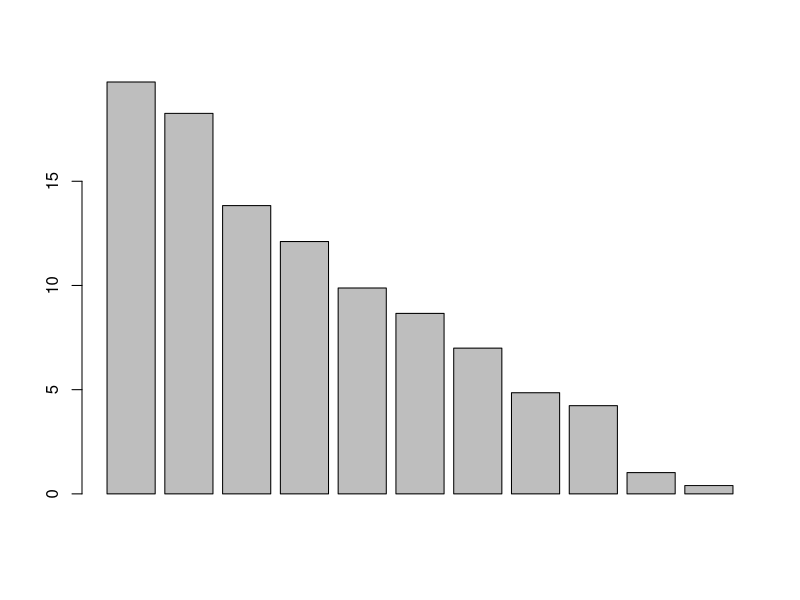
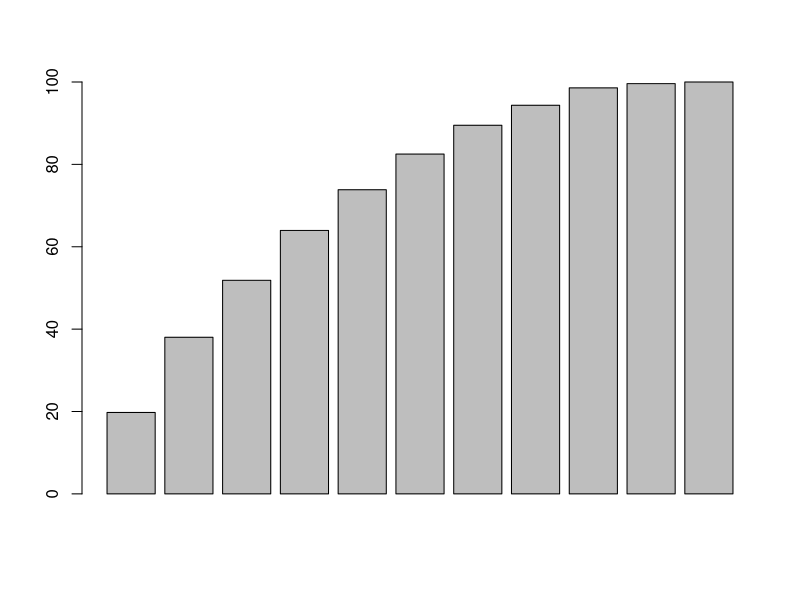
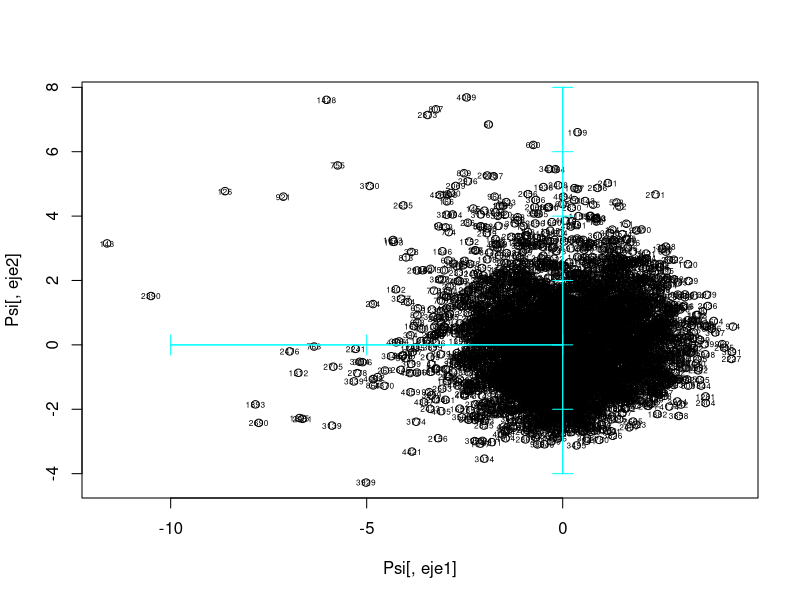
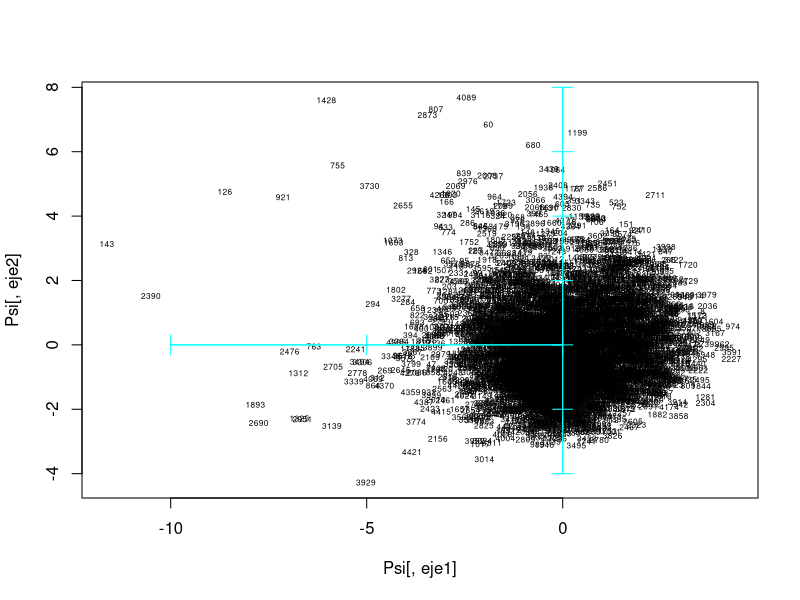
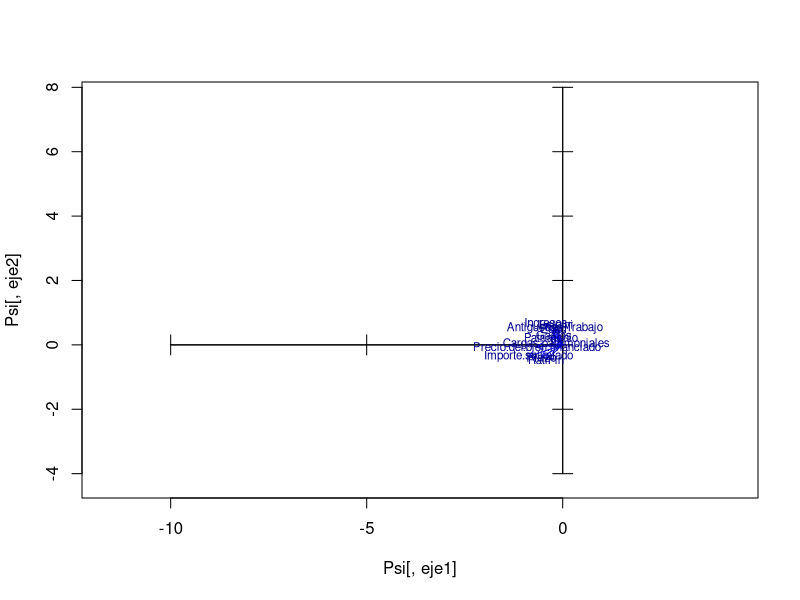
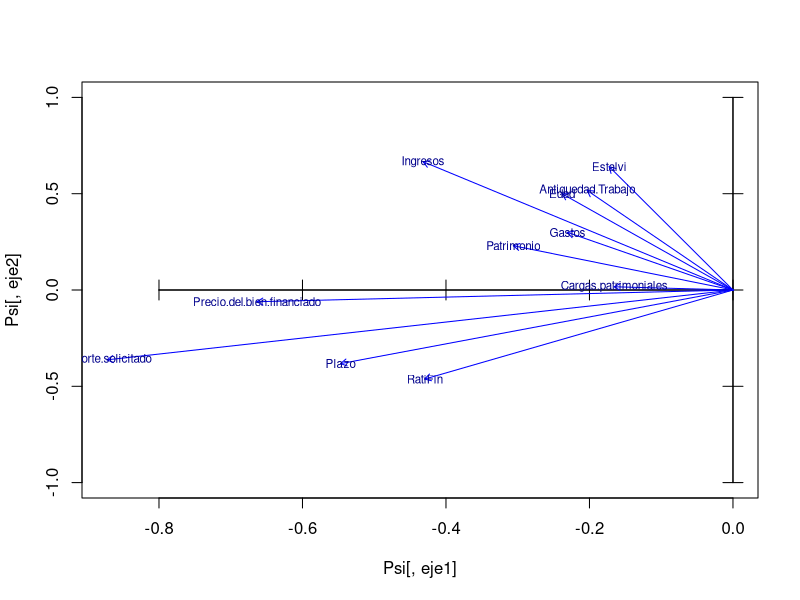
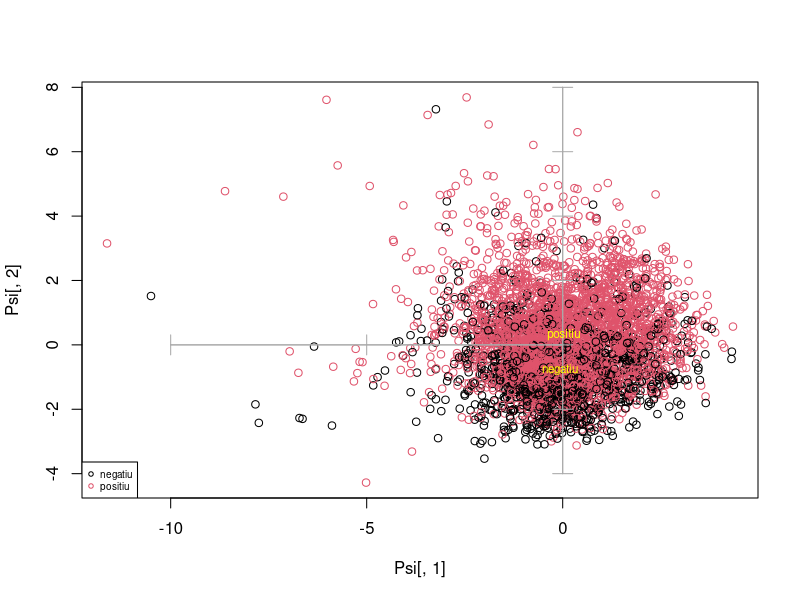
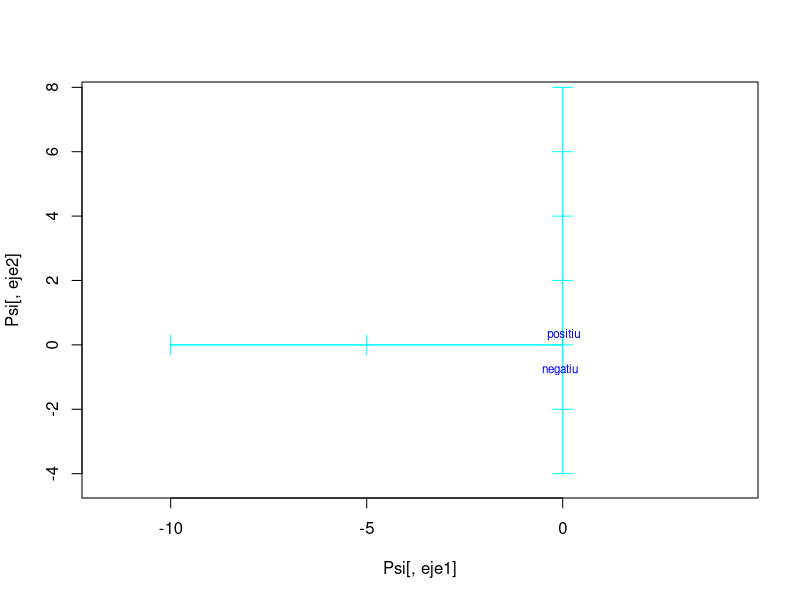

Source code (R) for these figures, in order:
#PREREQUISITES: 
#factors are properly labelled and reading data makes R to directly recognize them
#Numerical variables do not contain missing values anymore. They have been imputed in preprocessing step

#  READING CREDSCO_BIN
# load("d:/karina/docencia/sreferenciesppt/16.AssociatiusVisualitzacio/MultivariateAnalysis/PracticaR/credscok_bin")
# setwd("D:/karina/docencia/01areferenciesPPT/0DadesPractiques/CREDSCO")
# setwd("C:/Users/Joseph/Documents/Codes/2022/mvtec-2022/statsprogramming/statsprog-07")
dd <- read.table("data/credscoClean.csv",header=T, sep=";");



#alternatively 
#dd<- <your-data-frame>

objects()
attributes(dd)

#
# VISUALISATION OF DATA
#
# PRINCIPAL COMPONENT ANALYSIS OF CONTINcUOUS VARIABLES, WITH Dictamen PROJECTED AS ILLUSTRATIVE
#

# CREATION OF THE DATA FRAME OF CONTINUOUS VARIABLES

attach(dd)
names(dd)

#is R understanding well my factor variables?
sapply(dd,class)

#set a list of numerical variables (with no missing values)


numeriques<-which(sapply(dd,is.numeric))
numeriques

dcon<-dd[,numeriques]
sapply(dcon,class)

#dcon <- data.frame (Antiguedad.Trabajo,Plazo,Edad,Gastos,Ingresos,Patrimonio,Cargas.patrimoniales,Importe.solicitado,Precio.del.bien.financiado,Estalvi, RatiFin)

#alternatively
#dim(dd)
#indexCon<-c(2,4:5,9:16)
#dcon<-dd[,indexCon]
#names(dcon)

#be sure you don't have missing data in your numerical variables.

#in case of having missing data, select complete rows JUST TO FOLLOW THE CLASS
#dd<-dd[!is.na(dd[,indecCon[1]])& !is.na(dd[,indecCon[2]]) & !is.na(dd[,indecCon[3]])& !is.na(dd[,indecCon[4]]),]
#then preprocess your complete data set to IMPUTE all missing data, and reproduce
#the whole analysis again
# PRINCIPAL COMPONENT ANALYSIS OF dcon

pc1 <- prcomp(dcon, scale=TRUE)
class(pc1)
attributes(pc1)

print(pc1)

str(pc1)


# WHICH PERCENTAGE OF THE TOTAL INERTIA IS REPRESENTED IN SUBSPACES?

pc1$sdev
inerProj<- pc1$sdev^2 
inerProj
totalIner<- sum(inerProj)
totalIner
pinerEix<- 100*inerProj/totalIner
pinerEix
barplot(pinerEix)

#Cummulated Inertia in subspaces, from first principal component to the 11th dimension subspace
barplot(100*cumsum(pc1$sdev[1:dim(dcon)[2]]^2)/dim(dcon)[2])
percInerAccum<-100*cumsum(pc1$sdev[1:dim(dcon)[2]]^2)/dim(dcon)[2]
percInerAccum


# SELECTION OF THE SINGIFICNT DIMENSIONS (keep 80% of total inertia)

nd = 6

print(pc1)
attributes(pc1)
pc1$rotation

# STORAGE OF THE EIGENVALUES, EIGENVECTORS AND PROJECTIONS IN THE nd DIMENSIONS
View(pc1$x)
dim(pc1$x)
dim(dcon)
dcon[2000,]
pc1$x[2000,]

Psi = pc1$x[,1:nd]
dim(Psi)
Psi[2000,]

# STORAGE OF LABELS FOR INDIVIDUALS AND VARIABLES

iden = row.names(dcon)
etiq = names(dcon)
ze = rep(0,length(etiq)) # WE WILL NEED THIS VECTOR AFTERWARDS FOR THE GRAPHICS

# PLOT OF INDIVIDUALS

#select your axis
#eje1<-2
eje1<-1
#eje2<-3
eje2<-2

plot(Psi[,eje1],Psi[,eje2])
text(Psi[,eje1],Psi[,eje2],labels=iden, cex=0.5)
axis(side=1, pos= 0, labels = F, col="cyan")
axis(side=3, pos= 0, labels = F, col="cyan")
axis(side=2, pos= 0, labels = F, col="cyan")
axis(side=4, pos= 0, labels = F, col="cyan")


plot(Psi[,eje1],Psi[,eje2], type="n")
text(Psi[,eje1],Psi[,eje2],labels=iden, cex=0.5)
axis(side=1, pos= 0, labels = F, col="cyan")
axis(side=3, pos= 0, labels = F, col="cyan")
axis(side=2, pos= 0, labels = F, col="cyan")
axis(side=4, pos= 0, labels = F, col="cyan")
#library(rgl)
#plot3d(Psi[,1],Psi[,2],Psi[,3])

#Projection of variables

Phi = cor(dcon,Psi)
View(Phi)

#select your axis

X<-Phi[,eje1]
Y<-Phi[,eje2]

plot(Psi[,eje1],Psi[,eje2],type="n")
axis(side=1, pos= 0, labels = F)
axis(side=3, pos= 0, labels = F)
axis(side=2, pos= 0, labels = F)
axis(side=4, pos= 0, labels = F)
arrows(ze, ze, X, Y, length = 0.07,col="blue")
text(X,Y,labels=etiq,col="darkblue", cex=0.7)


#zooms
plot(Psi[,eje1],Psi[,eje2],type="n",xlim=c(min(X,0),max(X,0)), ylim=c(-1,1))
axis(side=1, pos= 0, labels = F)
axis(side=3, pos= 0, labels = F)
axis(side=2, pos= 0, labels = F)
axis(side=4, pos= 0, labels = F)
arrows(ze, ze, X, Y, length = 0.07,col="blue")
text(X,Y,labels=etiq,col="darkblue", cex=0.7)



# PROJECTION OF ILLUSTRATIVE qualitative variables on individuals' map
# PROJECCI? OF INDIVIDUALS DIFFERENTIATING THE Dictamen
# (we need a numeric Dictamen to color)


varcat=factor(dd[,1])
plot(Psi[,1],Psi[,2],col=varcat)
axis(side=1, pos= 0, labels = F, col="darkgray")
axis(side=3, pos= 0, labels = F, col="darkgray")
axis(side=2, pos= 0, labels = F, col="darkgray")
axis(side=4, pos= 0, labels = F, col="darkgray")
legend("bottomleft",levels(factor(varcat)),pch=1,col=c(1,2), cex=0.6)

#select your qualitative variable
k<-1 #dictamen in credsco

varcat<-factor(dd[,k])
fdic1 = tapply(Psi[,eje1],varcat,mean)
fdic2 = tapply(Psi[,eje2],varcat,mean) 
#points(fdic1,fdic2,pch=16,col="blue", labels=levels(varcat))
text(fdic1,fdic2,labels=levels(varcat),col="yellow", cex=0.7)


#Now we project both cdgs of levels of a selected qualitative variable without
#representing the individual anymore

plot(Psi[,eje1],Psi[,eje2],type="n")
axis(side=1, pos= 0, labels = F, col="cyan")
axis(side=3, pos= 0, labels = F, col="cyan")
axis(side=2, pos= 0, labels = F, col="cyan")
axis(side=4, pos= 0, labels = F, col="cyan")

#select your qualitative variable
k<-1 #dictamen in credsco

#varcat<-dd[,k]
#fdic1 = tapply(Psi[,eje1],varcat,mean)
#fdic2 = tapply(Psi[,eje2],varcat,mean) 

#points(fdic1,fdic2,pch=16,col="blue", labels=levels(varcat))
text(fdic1,fdic2,labels=levels(varcat),col="blue", cex=0.7)


#all qualitative together
plot(Psi[,eje1],Psi[,eje2],type="n")
axis(side=1, pos= 0, labels = F, col="cyan")
axis(side=3, pos= 0, labels = F, col="cyan")
axis(side=2, pos= 0, labels = F, col="cyan")
axis(side=4, pos= 0, labels = F, col="cyan")

#nominal qualitative variables

dcat<-c(1,3,6:7)
#divide categoricals in several graphs if joint representation saturates

#build a palette with as much colors as qualitative variables 

#colors<-c("blue","red","green","orange","darkgreen")
#alternative
colors<-rainbow(length(dcat))

c<-1
for(k in dcat){
  seguentColor<-colors[c]
  fdic1 = tapply(Psi[,eje1],dd[,k],mean)
  fdic2 = tapply(Psi[,eje2],dd[,k],mean) 
  
  text(fdic1,fdic2,labels=levels(factor(dd[,k])),col=seguentColor, cex=0.6)
  c<-c+1
}
legend("bottomleft",names(dd)[dcat],pch=1,col=colors, cex=0.6)

#determine zoom level
#use the scale factor or not depending on the position of centroids
# ES UN FACTOR D'ESCALA PER DIBUIXAR LES FLETXES MES VISIBLES EN EL GRAFIC
#fm = round(max(abs(Psi[,1]))) 
fm=20

#scale the projected variables
#X<-fm*U[,eje1]
#Y<-fm*U[,eje2]

#represent numerical variables in background
plot(Psi[,eje1],Psi[,eje2],type="n",xlim=c(-1,1), ylim=c(-3,1))
#plot(X,Y,type="none",xlim=c(min(X,0),max(X,0)))
axis(side=1, pos= 0, labels = F, col="cyan")
axis(side=3, pos= 0, labels = F, col="cyan")
axis(side=2, pos= 0, labels = F, col="cyan")
axis(side=4, pos= 0, labels = F, col="cyan")

#add projections of numerical variables in background
arrows(ze, ze, X, Y, length = 0.07,col="lightgray")
text(X,Y,labels=etiq,col="gray", cex=0.7)

#add centroids
c<-1
for(k in dcat){
  seguentColor<-colors[c]
  
  fdic1 = tapply(Psi[,eje1],dd[,k],mean)
  fdic2 = tapply(Psi[,eje2],dd[,k],mean) 
  
  #points(fdic1,fdic2,pch=16,col=seguentColor, labels=levels(dd[,k]))
  text(fdic1,fdic2,labels=levels(factor(dd[,k])),col=seguentColor, cex=0.6)
  c<-c+1
}
legend("bottomleft",names(dd)[dcat],pch=1,col=colors, cex=0.6)


#add ordinal qualitative variables. Ensure ordering is the correct

dordi<-c(8)


levels(factor(dd[,dordi[1]]))
#reorder modalities: when required
dd[,dordi[1]] <- factor(dd[,dordi[1]], ordered=TRUE,  levels= c("WorkingTypeUnknown","altres sit","temporal","fixe","autonom"))
levels(dd[,dordi[1]])

c<-1
col<-1
for(k in dordi){
  seguentColor<-colors[col]
  fdic1 = tapply(Psi[,eje1],dd[,k],mean)
  fdic2 = tapply(Psi[,eje2],dd[,k],mean) 
  
  #points(fdic1,fdic2,pch=16,col=seguentColor, labels=levels(dd[,k]))
  #connect modalities of qualitative variables
  lines(fdic1,fdic2,pch=16,col=seguentColor)
  text(fdic1,fdic2,labels=levels(dd[,k]),col=seguentColor, cex=0.6)
  c<-c+1
  col<-col+1
}
legend("topleft",names(dd)[dordi],pch=1,col=colors[1:length(dordi)], cex=0.6)

#using our own colors palette
# search palettes in internet. One might be https://r-charts.com/es/colores/

colors<-c("red", "blue", "darkgreen", "orange", "violet", "magenta", "pink")

#represent numerical variables in background
plot(Psi[,eje1],Psi[,eje2],type="n",xlim=c(-1,1), ylim=c(-3,1))
#plot(X,Y,type="none",xlim=c(min(X,0),max(X,0)))
axis(side=1, pos= 0, labels = F, col="cyan")
axis(side=3, pos= 0, labels = F, col="cyan")
axis(side=2, pos= 0, labels = F, col="cyan")
axis(side=4, pos= 0, labels = F, col="cyan")

#add projections of numerical variables in background
arrows(ze, ze, X, Y, length = 0.07,col="lightgray")
text(X,Y,labels=etiq,col="gray", cex=0.7)

#add centroids
c<-1
for(k in dcat){
  seguentColor<-colors[c]
  
  fdic1 = tapply(Psi[,eje1],dd[,k],mean)
  fdic2 = tapply(Psi[,eje2],dd[,k],mean) 
  
  #points(fdic1,fdic2,pch=16,col=seguentColor, labels=levels(dd[,k]))
  text(fdic1,fdic2,labels=levels(factor(dd[,k])),col=seguentColor, cex=0.6)
  c<-c+1
}
legend("bottomleft",names(dd)[dcat],pch=19,col=colors, cex=0.6)


#add ordinal qualitative variables. Ensure ordering is the correct

dordi<-c(8)


levels(factor(dd[,dordi[1]]))
#reorder modalities: when required
dd[,dordi[1]] <- factor(dd[,dordi[1]], ordered=TRUE,  levels= c("WorkingTypeUnknown","altres sit","temporal","fixe","autonom"))
levels(dd[,dordi[1]])

c<-1
col<-length(dcat)+1
for(k in dordi){
  seguentColor<-colors[col]
  fdic1 = tapply(Psi[,eje1],dd[,k],mean)
  fdic2 = tapply(Psi[,eje2],dd[,k],mean) 
  
  #points(fdic1,fdic2,pch=16,col=seguentColor, labels=levels(dd[,k]))
  #connect modalities of qualitative variables
  lines(fdic1,fdic2,pch=16,col=seguentColor)
  text(fdic1,fdic2,labels=levels(dd[,k]),col=seguentColor, cex=0.6)
  c<-c+1
  col<-col+1
}
legend("topleft",names(dd)[dordi],pch=19,col=colors[col:col+length(dordi)-1], cex=0.6)


#Make two complementary factorial maps

colors<-c("red", "blue", "darkgreen", "orange", "violet", "magenta", "pink")

#represent numerical variables in background
#plot(Psi[,eje1],Psi[,eje2],type="p",xlim=c(-1,1), ylim=c(-3,1), col="lightgray")
plot(Psi[,eje1],Psi[,eje2],type="n",xlim=c(-1,1), ylim=c(-3,1))
#plot(X,Y,type="none",xlim=c(min(X,0),max(X,0)))
axis(side=1, pos= 0, labels = F, col="cyan")
axis(side=3, pos= 0, labels = F, col="cyan")
axis(side=2, pos= 0, labels = F, col="cyan")
axis(side=4, pos= 0, labels = F, col="cyan")

#add projections of numerical variables in background
arrows(ze, ze, X, Y, length = 0.07,col="lightgray")
text(X,Y,labels=etiq,col="gray", cex=0.7)

#numerical variables of financial situation

seleccio<-c(4:7,10)
dconMapa1<-dcon[,seleccio]

#referencia general comu a tots els mapes
arrows(ze, ze, X, Y, length = 0.07,col="lightgray")
text(X,Y,labels=etiq,col="gray", cex=0.7)

#represent in the map1
XMapa1<-Phi[seleccio,eje1]
YMapa1<-Phi[seleccio,eje2]

arrows(ze, ze, XMapa1, YMapa1, length = 0.07,col="green")
text(XMapa1,YMapa1,labels=names(dconMapa1),col="green", cex=0.7)


#add centroids
dcatMapa1<-c(7)

c<-1
for(k in dcatMapa1){
  seguentColor<-colors[c]
  
  fdic1 = tapply(Psi[,eje1],dd[,k],mean)
  fdic2 = tapply(Psi[,eje2],dd[,k],mean) 
  
  #points(fdic1,fdic2,pch=16,col=seguentColor, labels=levels(dd[,k]))
  text(fdic1,fdic2,labels=levels(factor(dd[,k])),col=seguentColor, cex=0.6)
  c<-c+1
}
legend("bottomleft",names(dd)[dcatMapa1],pch=19,col=colors, cex=0.6)


#add ordinal qualitative variables. Ensure ordering is the correct

dordi<-c(8)


levels(factor(dd[,dordi[1]]))
#reorder modalities: when required
dd[,dordi[1]] <- factor(dd[,dordi[1]], ordered=TRUE,  levels= c("WorkingTypeUnknown","altres sit","temporal","fixe","autonom"))
levels(dd[,dordi[1]])

c<-1
col<-length(dcat)+1
for(k in dordi){
  seguentColor<-colors[col]
  fdic1 = tapply(Psi[,eje1],dd[,k],mean)
  fdic2 = tapply(Psi[,eje2],dd[,k],mean) 
  
  #points(fdic1,fdic2,pch=16,col=seguentColor, labels=levels(dd[,k]))
  #connect modalities of qualitative variables
  lines(fdic1,fdic2,pch=16,col=seguentColor)
  text(fdic1,fdic2,labels=levels(dd[,k]),col=seguentColor, cex=0.6)
  c<-c+1
  col<-col+1
}
legend("topleft",names(dd)[dordi],pch=19,col=colors[col:col+length(dordi)-1], cex=0.6)





# PROJECTION OF ILLUSTRATIVE qualitative variables on individuals' map
# PROJECCI? OF INDIVIDUALS DIFFERENTIATING THE Dictamen
# (we need a numeric Dictamen to color)

varcat=factor(dd[,1])
plot(Psi[,1],Psi[,2],col=varcat)
axis(side=1, pos= 0, labels = F, col="darkgray")
axis(side=3, pos= 0, labels = F, col="darkgray")
axis(side=2, pos= 0, labels = F, col="darkgray")
axis(side=4, pos= 0, labels = F, col="darkgray")
legend("bottomleft",levels(varcat),pch=1,col=c(1,2), cex=0.6)


# Overproject THE CDG OF  LEVELS OF varcat
fdic1 = tapply(Psi[,1],varcat,mean)
fdic2 = tapply(Psi[,2],varcat,mean) 

text(fdic1,fdic2,labels=levels(factor(varcat)),col="cyan", cex=0.75)



